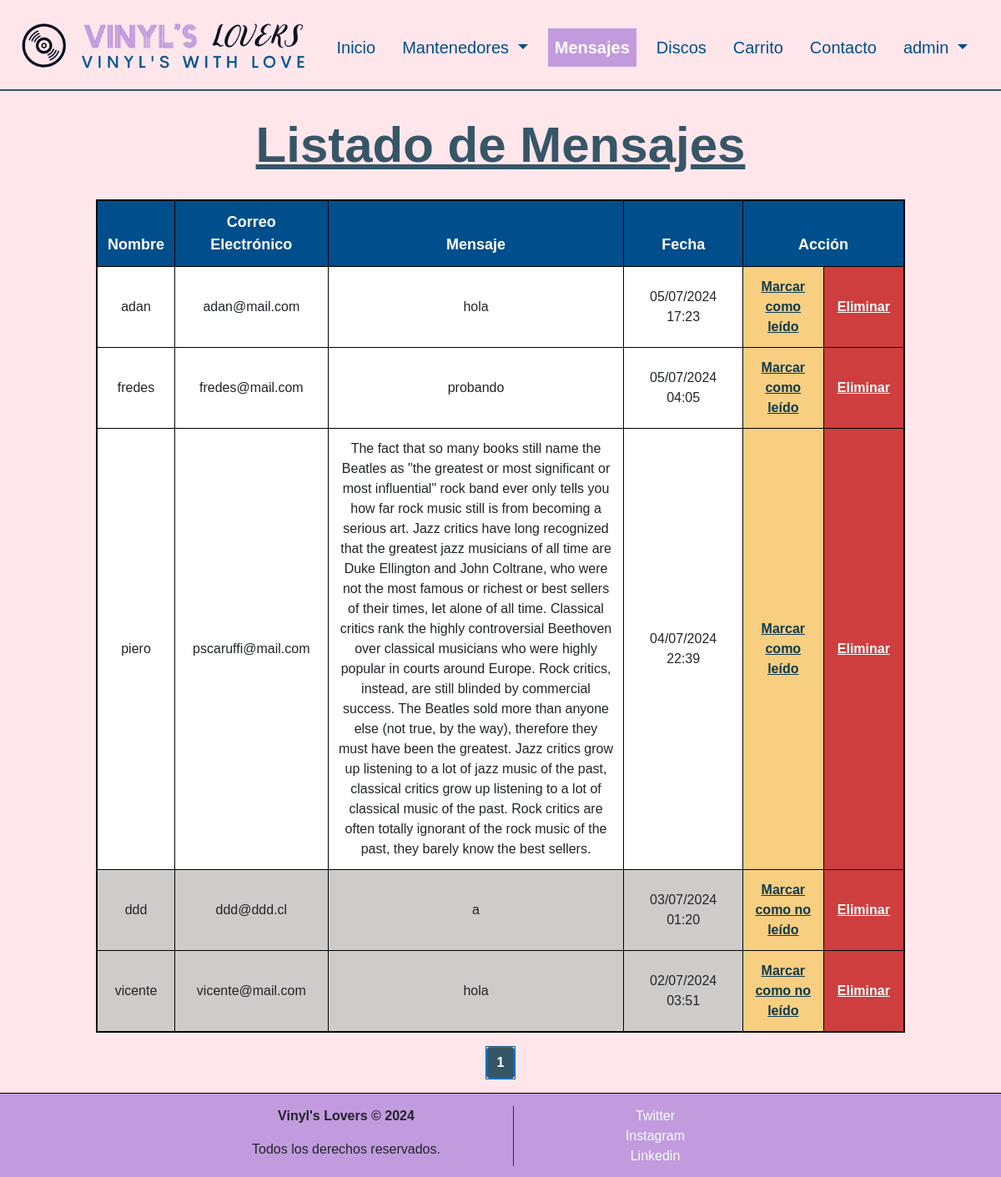
The page /mensajes (signed in) on the database as committed earlier.
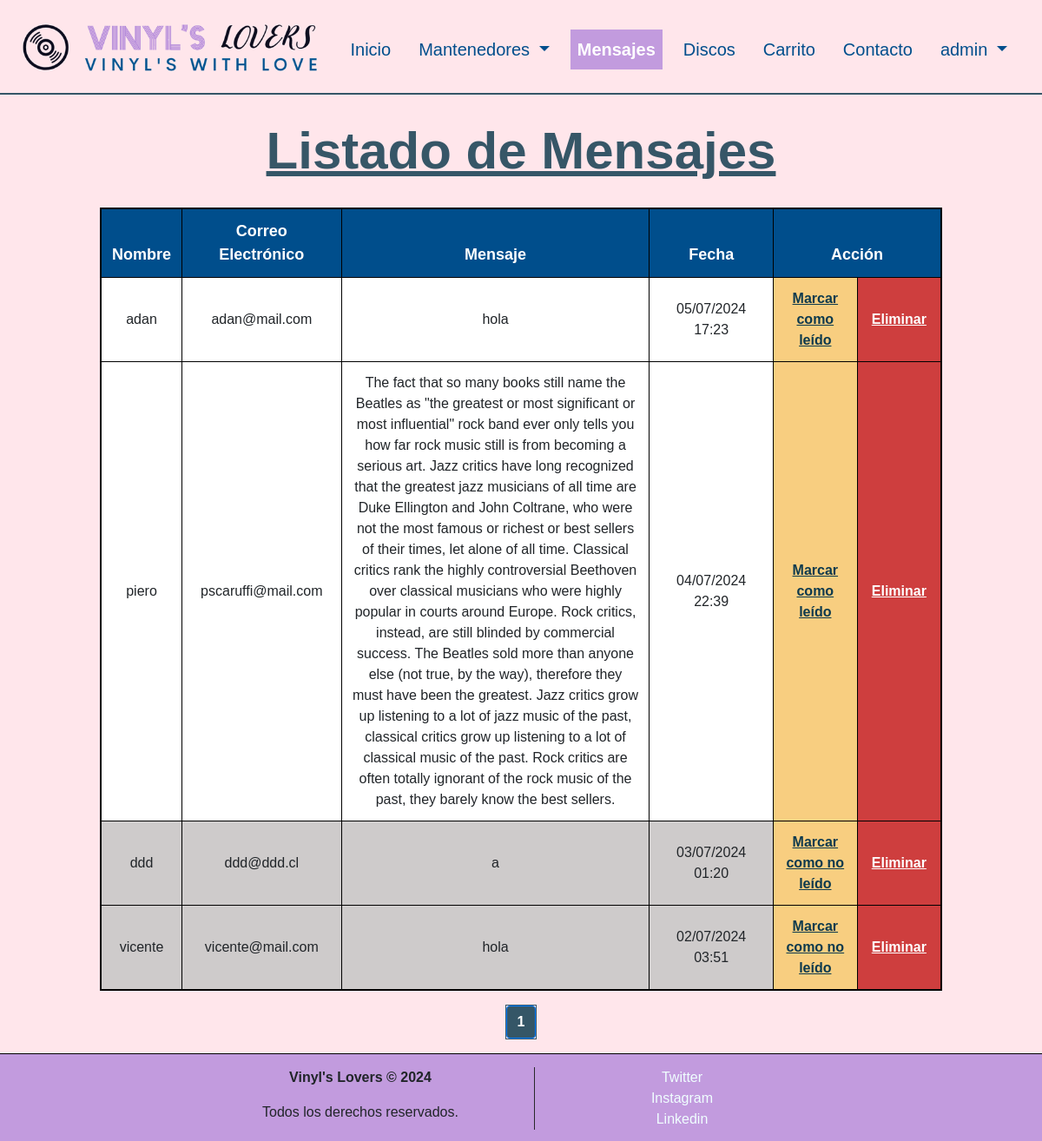
The same page on the database as committed later.
### discos/models.py (models this page shows, shortened)
class Mensaje(models.Model):
    id_mensaje = models.AutoField(db_column='idMensaje', primary_key=True)
    nombre = models.CharField(max_length=100, null=False, blank=False)
    correo_electronico = models.EmailField(max_length=254, null=False, blank=False)
    mensaje = models.TextField(null=False, blank=False)
    fecha = models.DateTimeField(auto_now_add=True)
    leido = models.BooleanField(default=False, db_column='leido')

### discos/views.py (the view)
# urls.py: path('mensajes', views.listadoMensajes, name='mensajes'),
@login_required
def listadoMensajes(request):
    mensajes = Mensaje.objects.all().order_by('-fecha')
    paginator = Paginator(mensajes, 25)
    page = request.GET.get('page')
    try:
        mensajes = paginator.page(page)
    except PageNotAnInteger:
        mensajes = paginator.page(1)
    except EmptyPage:
        mensajes = paginator.page(paginator.num_pages)
    context = {'mensajes': mensajes, 'clase': 'mensajes'}
    return render(request, 'discos/mensajes.html', context)

### discos/templates/discos/mensajes.html (shortened to what this page needs)
{% extends "discos/base.html" %}
{% load static %}
{% block content %}
{% if user.is_staff %}
  <header>
    <div class="row justify-content-center">
      <div class="col-10">
          <h1>Listado de Mensajes</h1>
      </div>
    </div>
  </header>
  <div class="row justify-content-center">
    <div class="col-10">
      <div class="table-container">
            <table class="table table-striped">
                {% if mensajes %}
                    <thead>
                        <tr>
                            <th scope="col">Nombre</th>
                            <th scope="col">Correo Electrónico</th>
                            <th scope="col" class="col-mensaje">Mensaje</th>
                            <th scope="col">Fecha</th>
                            <th scope="col" colspan="2">Acción</th>
                        </tr>
                    </thead>
                    <tbody>
                        {% for mensaje in mensajes %}
                            <tr>
                                {% if mensaje.leido %}<td class="td-leido">{% else %}<td class="td-noleido">{% endif %} {{ mensaje.nombre }}</td>
                                {% if mensaje.leido %}<td class="td-leido">{% else %}<td class="td-noleido">{% endif %} {{ mensaje.correo_electronico }}</td>
                                {% if mensaje.leido %}<td class="td-leido col-mensaje">{% else %}<td class="td-noleido col-mensaje">{% endif %} {{ mensaje.mensaje }}</td>
                                {% if mensaje.leido %}<td class="td-leido">{% else %}<td class="td-noleido">{% endif %} {{ mensaje.fecha|date:"d/m/Y H:i" }}</td>
                                <td class="td-mark-read equal-width">
                                    {% if not mensaje.leido %}
                                        <a href="{% url 'cambiar_estado' pk=mensaje.id_mensaje %}">Marcar como leído</a>
                                    {% else %}
                                        <a href="{% url 'cambiar_estado' pk=mensaje.id_mensaje %}">Marcar como no leído</a>
                                    {% endif %}
                                </td>
                                <td class="td-delete equal-width"><a href="{% url 'mensajes_del' pk=mensaje.id_mensaje %}?page={{ mensajes.number }}">Eliminar</a></td>
                            </tr>
                        {% endfor %}
                    </tbody>
                {% endif %}
            </table>
            <nav aria-label="Page navigation example">
              <ul class="pagination justify-content-center">
                  {% for num in mensajes.paginator.page_range %}
                      {% if mensajes.number == num %}
                          <li class="page-item active" aria-current="page"><span class="page-link">{{ num }}</span></li>
                      {% else %}
                          <li class="page-item"><a class="page-link" href="?page={{ num }}">{{ num }}</a></li>
                      {% endif %}
                  {% endfor %}
              </ul>
            </nav>
        </div>
    </div>
  </div>
{% else %}
  <div class="container-permisos">
    <h1>Error</h1>
    <p>No tienes permisos para ver esta página</p>
  </div>
{% endif %}
{% endblock %}

### discos/templates/discos/base.html (shortened to what this page needs)
{% load static %}
<!DOCTYPE html>
<html lang="en">
    <head>
        <link
          rel="stylesheet"
          href="https://cdn.jsdelivr.net/npm/bootstrap@4.6.2/dist/css/bootstrap.min.css"
        />
        <link rel="stylesheet" href="{% static 'css/styles.css' %}" />
      </head>
<body>
    <nav class="navbar sticky-top navbar-expand-lg navbar-light bg-light">
        <a class="navbar-brand" href="{% url 'index' %}"><img src="{% static 'img/vllogo.png' %}" alt="logo" class="img-fluid"></a>
        <div class="collapse navbar-collapse" id="navbarSupportedContent">
          <ul class="navbar-nav mr-auto">
            {% if clase == 'index' %}<li class="nav-item active">{% else %}<li class="nav-item">{% endif %}
              <a class="nav-link" href="{% url 'index' %}">Inicio</a>
            </li>
            {% if user.is_staff %}
              {% if clase == 'mantenedores' %}<li class="nav-item dropdown active">{% else %}<li class="nav-item dropdown">{% endif %}
                  <a class="nav-link dropdown-toggle" href="#" id="navbarDropdown" role="button" data-toggle="dropdown" aria-haspopup="true" aria-expanded="false">
                    Mantenedores
                  </a>
              </li>
              {% if clase == 'mensajes' %}<li class="nav-item active">{% else %}<li class="nav-item">{% endif %}
                  <a class="nav-link" href="{% url 'mensajes' %}">Mensajes</a>
              </li>
            {% endif %}
            {% if clase == 'discos' %}<li class="nav-item active">{% else %}<li class="nav-item">{% endif %}
                <a class="nav-link" href="{% url 'discos' %}">Discos</a>
            </li>
            {% if clase == 'carrito' %}<li class="nav-item active">{% else %}<li class="nav-item">{% endif %}
                <a class="nav-link" href="{% url 'carrito' %}">Carrito <span id="orderBadge" class="badge badge-warning d-none">0</span></a>
            </li>
            {% if clase == 'contacto' %}<li class="nav-item active">{% else %}<li class="nav-item">{% endif %}
                <a class="nav-link" href="{% url 'contacto' %}">Contacto</a>
            </li>
            {% if user.is_authenticated %}
              {% if clase == 'perfil' %}<li class="nav-item dropdown active">{% else %}<li class="nav-item dropdown">{% endif %}
                  <a class="nav-link dropdown-toggle" href="#" id="navbarDropdown" role="button" data-toggle="dropdown" aria-haspopup="true" aria-expanded="false">
                      {{ user.username }}
                  </a>
              </li>
            {% else %}
              {% if clase == 'entrar' %}<li class="nav-item active">{% else %}<li class="nav-item">{% endif %}
                  <a class="nav-link" href="{% url 'entrar' %}">Entrar</a>
              </li>
            {% endif %}
          </ul>
        </div>
      </nav>
    {% block content %}{% endblock %}
    <footer class="footer">
      <div class="container">
          <div class="row justify-content-center">
              <div class="col-md-4">
                  <p><b>Vinyl's Lovers &copy; 2024</b></p>
                  <p>Todos los derechos reservados.</p>
              </div>
              <div class="col-md-4">
                  <div class="links-footer">
                      <a href="https://x.com/numetal_moment">Twitter</a><br>
                      <a href="https://www.instagram.com/alantiwa2000">Instagram</a><br>
                      <a href="https://www.linkedin.com/in/vicente-fredes-estuardo/">Linkedin</a>
                  </div>
              </div>
          </div>
      </div>
  </footer>
</body>
</html>

### discos/static/css/styles.css (style rules this page uses)
body { background-color: rgba(255, 230, 235); display: flex; flex-direction: column; min-height: 100vh; }
.row.justify-content-center { margin: auto; }
.row.justify-content-center { width: 100%; }
.navbar { font-family:'Lucida Sans', 'Lucida Sans Regular', 'Lucida Grande', 'Lucida Sans Unicode', Geneva, Verdana, sans-serif; font-size: 20px; color: black; background-color: rgba(255, 230, 235) !important; border-bottom: 2px solid rgba(14, 58, 77, 0.836); }
.navbar .navbar-nav { margin: 0 auto; }
.navbar .navbar-nav .nav-item .nav-link { margin-top: 7px; color: rgb(0, 78, 140); line-height: 1.5; margin-right: 2vh; }
.navbar .navbar-nav .nav-item.active .nav-link { background-color: rgb(194, 155, 222); color: white; font-weight: bold; }
footer { width: 100%; margin-bottom: 0; margin-top: auto; background-color: rgb(194, 155, 222); align-items: center; vertical-align: middle; text-align: center; padding-top: 15px; padding-bottom: 5px; font-family:'Lucida Sans', 'Lucida Sans Regular', 'Lucida Grande', 'Lucida Sans Unicode', Geneva, Verdana, sans-serif; border-top: 1px solid black }
@media (min-width: 770px) { footer .links-footer { border-left: 1px solid rgb(41, 41, 41); } }
footer .links-footer a { color: azure; font-weight:500; }
.pagination { font-family:'Lucida Sans', 'Lucida Sans Regular', 'Lucida Grande', 'Lucida Sans Unicode', Geneva, Verdana, sans-serif; }
.pagination .page-item { border: 1px solid rgba(14, 58, 77, 0.836); }
.pagination .page-item .page-link { color: rgba(14, 58, 77, 0.836); }
.pagination .page-item.active .page-link { background-color: rgba(14, 58, 77, 0.836); color: white; font-weight: bold; }
header .row { margin-bottom: 1%; vertical-align: middle; align-items: center; }
header h1 { text-align: center; margin-top: 3%; margin-bottom: 3%; color: rgba(14, 58, 77, 0.836); font-weight: bold; font-size: 60px; font-family:'Lucida Sans', 'Lucida Sans Regular', 'Lucida Grande', 'Lucida Sans Unicode', Geneva, Verdana, sans-serif; text-decoration: underline; }
.table-container { overflow-x:auto; }
.table-striped { background-color: azure; border: 2px solid black; text-align: center; font-family:'Lucida Sans', 'Lucida Sans Regular', 'Lucida Grande', 'Lucida Sans Unicode', Geneva, Verdana, sans-serif; }
.table-striped th { font-size: 18px; background-color: rgb(0, 78, 140); color: white; }
.table-striped th, .table-striped td { border: 1px solid black !important; vertical-align: middle; }
.col-mensaje { max-width: 50vh; word-wrap: break-word; white-space: pre-line; }
.table-striped .td-delete { background-color: rgb(206, 62, 62); }
.table-striped .td-delete a { color: white; font-weight: bold; text-decoration: underline; }
.table-striped .td-leido { background-color: rgb(206, 203, 203); }
.table-striped .td-noleido { background-color: white; font-weight:500; }
.table-striped .td-mark-read { background-color: rgb(248, 206, 128); }
.table-striped .td-mark-read a { color: rgba(14, 58, 77); font-weight: bold; text-decoration: underline; }
.equal-width { width: 10%; }

Rows that differ between the two databases and show on the page:
removed Mensaje: nombre "fredes", correo_electronico "fredes@mail.com", mensaje "probando", fecha "05/07/2024 04:05", leido "Marcar como leído"
